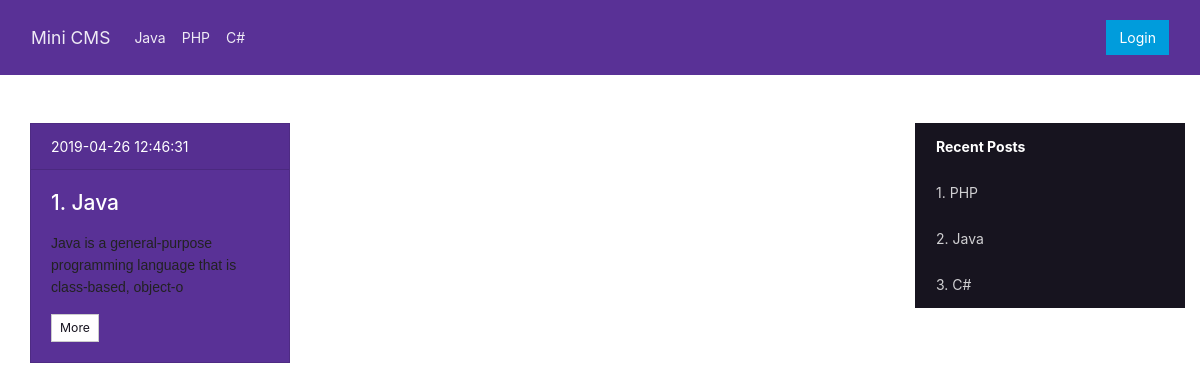
The app's page /post.php?category_id=1 with its own data.
### tables this page shows
CREATE TABLE `categories` (
  `id` int(11) NOT NULL,
  `cat_name` varchar(50) NOT NULL
);

CREATE TABLE `posts` (
  `p_id` int(11) NOT NULL,
  `title` varchar(255) NOT NULL,
  `para` text NOT NULL,
  `cat` int(2) NOT NULL,
  `u_id` int(2) NOT NULL,
  `time` timestamp NOT NULL DEFAULT CURRENT_TIMESTAMP ON UPDATE CURRENT_TIMESTAMP
);

### post.php (the view)
<?php include 'includes/head.php'; ?>
<?php include 'includes/site-header.php'; ?>
<div class="container-fluid">
  <div class="row py-5">
    <div class="col-md-9">
    	<div class="container">
    		<div class="row">
    			<?php
    				if (isset($_GET['category_id'])) {
    					$category_id = $_GET['category_id'];
    					$con = mysqli_connect('localhost','root','','cms_mini');
    					$sql = "SELECT * FROM posts WHERE cat = $category_id";
    					$query = mysqli_query($con,$sql);
    					$no = 0;
    					while ($out = mysqli_fetch_assoc($query)) {
    					$no++;
				?>
    			<div class="col-sm-12 col-md-6 col-lg-4">
    				<div class="card text-white bg-primary mb-3">
					  <div class="card-header"><?php echo $out['time']; ?></div>
					  <div class="card-body">
					    <h4 class="card-title"><?php echo $no.". ".$out['title']; ?></h4>
					    <p class="card-text"><?php echo substr($out['para'], 0, 200) ?></p>
                        <a href="single.php?post_id=<?php echo($out['p_id']) ?>" class="btn btn-secondary btn-sm">More</a>
					  </div>
					</div>
    			</div>
    			<?php } } ?>
    		</div>
    	</div>
    </div>
    <div class="col-md-3">
    	<?php include 'includes/recent.php'; ?>
    </div>
  </div>
</div>

### includes/site-header.php (shortened to what this page needs)
</head>
<body>
<header class="container-fluid bg-primary" >
  <div class="row">
  	<div class="col-12">
  		<nav class="navbar navbar-expand-lg navbar-dark bg-primary">
		  <a class="navbar-brand" href="<?php echo $base; ?>">Mini CMS</a>
		  <div class="collapse navbar-collapse" id="navbarColor01">
		    <ul class="navbar-nav mr-auto">
		    <?php
			    $con = mysqli_connect('localhost','root','','cms_mini');
			    $sql = "SELECT * FROM categories";
			    $query = mysqli_query($con,$sql);
				while ($out = mysqli_fetch_assoc($query)) {
			?>
		      <li class="nav-item active">
		        <a class="nav-link" href="post.php?category_id=<?php echo($out['id']) ?>"><?php echo $out['cat_name']; ?><span class="sr-only">(current)</span></a>
		      </li>
		    <?php } ?>
		    </ul>
		    <form class="form-inline ">
		      <a href="admin/" class="btn btn-info" id="login" type="submit">Login</a>
		    </form>
		  </div>
		</nav>
  	</div>
  </div>
</header>

### includes/recent.php
<div class="list-group">
		  <a href="" class="list-group-item list-group-item-action active">
		   Recent Posts
		  </a>
		  <?php
		  	$con = mysqli_connect('localhost','root','','cms_mini');
			$sql = "SELECT * FROM posts";
			$query = mysqli_query($con,$sql);
		  	$no = 0;
		  	while ($out = mysqli_fetch_assoc($query)) {
			$no++;
		   ?>
		  		<a href="single.php?post_id=<?php echo($out['p_id']) ?>" class="list-group-item list-group-item-action"><?php echo $no.". ".$out['title']; ?></a>
		  <?php } ?>
		</div>

### records on screen
categories: cat_name "Java"
categories: cat_name "PHP"
categories: cat_name "C#"
posts: time "2019-04-26 12:46:31", title "Java", para "Java is a general-purpose programming language that is class-based, object-o"
posts: title "PHP"
posts: title "C#"
